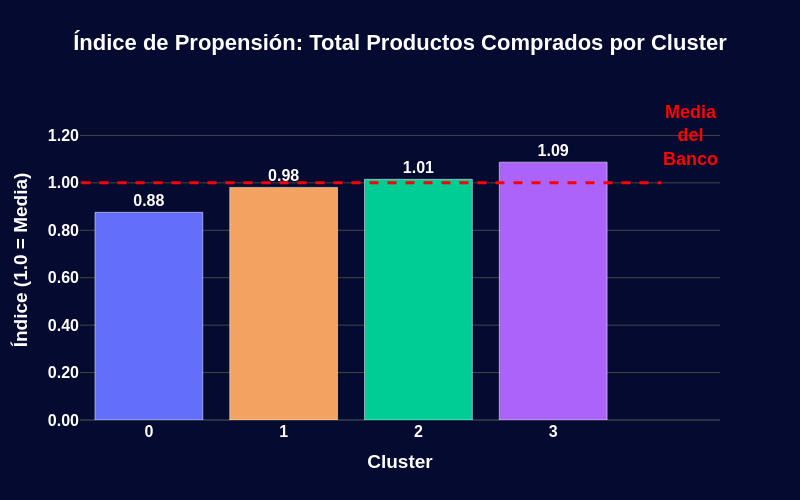

This figure's notebook cell:
### Code cell
# Representación gráfica del Índice de Propensión (Total Productos)
fig_total_products = go.Figure()

# Trazas Total Products
fig_total_products.add_trace(
    go.Bar(
        x=indice_total_products.index,
        y=indice_total_products.values,
        text=["<b>" + str(val) + "</b>" for val in indice_total_products.values.round(2)],
        textposition='outside',
        textfont=dict(color='white', weight='bold'),
        marker=dict(
            color=colores_clusters, # Usar colores distintos por cluster
            line=dict(color='#FFFFFF', width=0.5)
        )
    )
)

# Añadir línea de referencia (Media Global = 1.0)
fig_total_products.add_shape(
    type="line",
    x0=-0.5,
    x1=len(indice_total_products.index)-0.2,
    y0=1.0, # Corregido a 1.0 para la media
    y1=1.0,
    line=dict(color="red", width=3, dash="dash"), # Rojo reservado para líneas de media
)

# Anotaciones Total
fig_total_products.add_annotation(
    x=len(indice_total_products.index)-0.2,
    y=1.05,
    text="Media<br>del<br>Banco",
    showarrow=False,
    xanchor='left',
    yanchor='bottom',
    font=dict(color="red", size=18, weight='bold') # Rojo reservado para líneas de media
)

# Layout Total Productos
fig_total_products.update_layout(
    template='custom',
    title='Índice de Propensión: Total Productos Comprados por Cluster',
    title_x=0.5,
    xaxis_title='Cluster',
    yaxis_title='Índice (1.0 = Media)',
    xaxis=dict(
        tickmode='array',
        tickvals=[0, 1, 2, 3],
        ticktext=['0', '1', '2', '3']
    ),
    height=500,
    width=800,
    font=dict(family='Arial', size=16, color='white', weight='bold'),
    paper_bgcolor='#050a30',
    plot_bgcolor='#050a30',
    yaxis=dict(
        showgrid=True, 
        gridcolor='#444',
        tickformat='.2f' # Forzar un decimal extra (1.00)
    )
)

fig_total_products.show()

### Figure 1 — Plotly figure (JSON) as saved in the notebook; plotly's stock layout.template omitted (floating-point values rounded to 4 significant figures)
{"data": [{"marker": {"color": ["#636EFA", "#F4A261", "#00CC96", "#AB63FA"], "line": {"color": "#FFFFFF", "width": 0.5}}, "text": ["<b>0.88</b>", "<b>0.98</b>", "<b>1.01</b>", "<b>1.09</b>"], "textfont": {"color": "white", "weight": "bold"}, "textposition": "outside", "type": "bar", "x": [0, 1, 2, 3], "y": [0.8759, 0.9808, 1.015, 1.087]}], "layout": {"annotations": [{"font": {"color": "red", "size": 18, "weight": "bold"}, "showarrow": false, "text": "Media<br>del<br>Banco", "x": 3.8, "xanchor": "left", "y": 1.05, "yanchor": "bottom"}], "font": {"color": "white", "family": "Arial", "size": 16, "weight": "bold"}, "height": 500, "paper_bgcolor": "#050a30", "plot_bgcolor": "#050a30", "shapes": [{"line": {"color": "red", "dash": "dash", "width": 3}, "type": "line", "x0": -0.5, "x1": 3.8, "y0": 1, "y1": 1}], "title": {"text": "Índice de Propensión: Total Productos Comprados por Cluster", "x": 0.5}, "width": 800, "xaxis": {"tickmode": "array", "ticktext": ["0", "1", "2", "3"], "tickvals": [0, 1, 2, 3], "title": {"text": "Cluster"}}, "yaxis": {"gridcolor": "#444", "showgrid": true, "tickformat": ".2f", "title": {"text": "Índice (1.0 = Media)"}}}}
